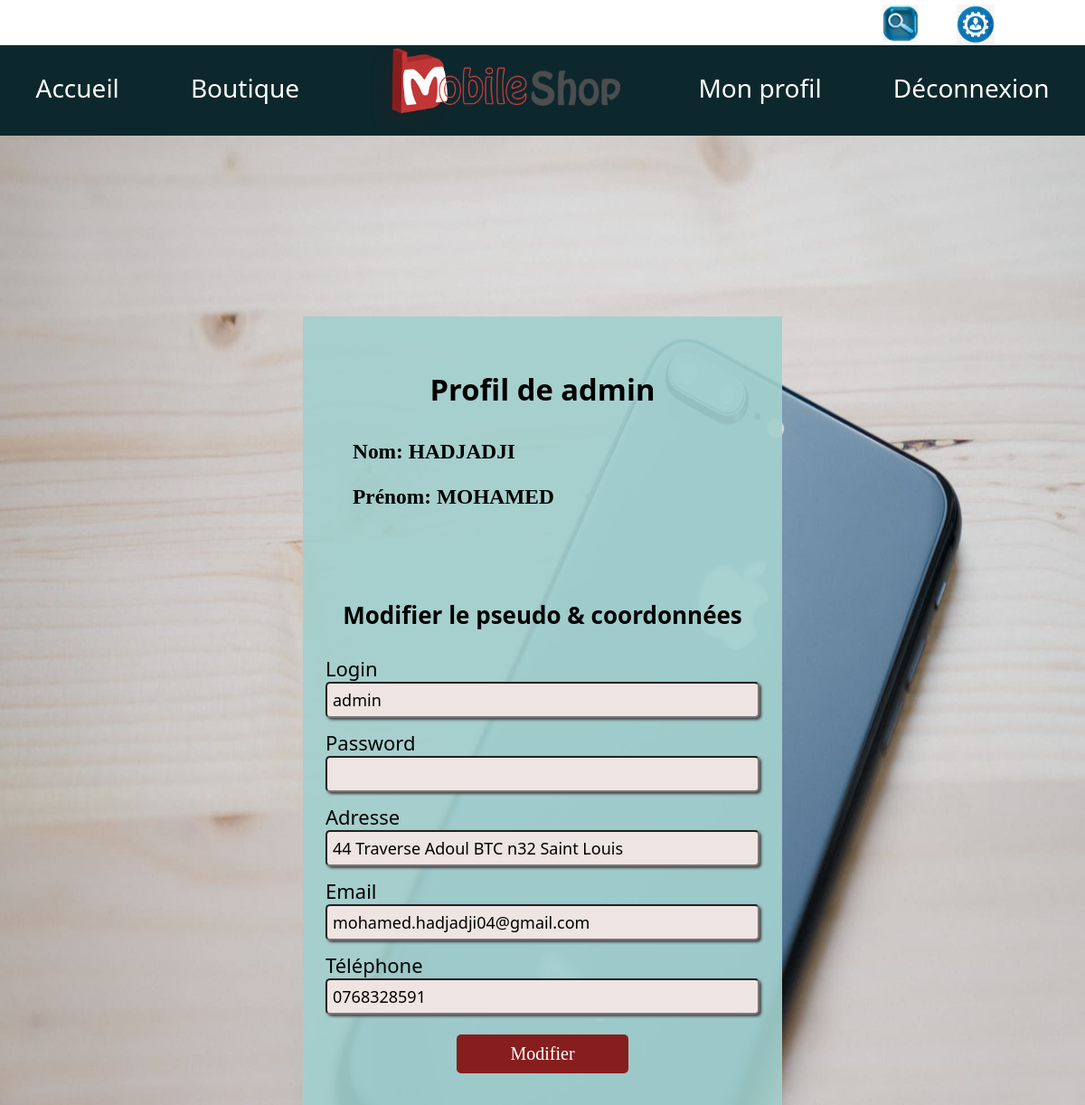
Page /profil.php (signed in) on the committed database.
### tables this page shows
CREATE TABLE IF NOT EXISTS `utilisateurs` (
  `id` int(11) NOT NULL AUTO_INCREMENT,
  `login` varchar(255) NOT NULL,
  `prenom` varchar(255) NOT NULL,
  `nom` varchar(255) NOT NULL,
  `password` varchar(255) NOT NULL,
  `adresse` varchar(255) NOT NULL,
  `email` varchar(255) NOT NULL,
  `telephone` varchar(255) NOT NULL,
  PRIMARY KEY (`id`)
);

### profil.php (the view, shortened to what this page needs)
   <!DOCTYPE html>
<html lang="fr">
	<head>
	    <link rel="stylesheet" href="style.css">
	</head>
	<body class="bodpro">
		<header>
			<?php include ('bar-nav.php')?>
        </header>
        <main class="monprof">
	        <section class="ident">
	            <?php
	              if (isset($_SESSION['login']))
	              {
	              $connexion = mysqli_connect("localhost","root","","boutique");
			      $requete = "SELECT * FROM utilisateurs WHERE login='".$_SESSION['login']."'";
			      $req = mysqli_query($connexion, $requete);
			      $data = mysqli_fetch_assoc($req);
	              $user= $_SESSION['login'];
				?>
			    <article id="loprof">
			    	<h1 >Profil de <?php echo $user ?></h1>
			    </article>
			    <article id="nomprof">
	                <h3 class="">Nom: <?php echo $data['nom']?></h3>
	                <h3 class="">Prénom: <?php echo $data['prenom']?></h3>
			    </article>
			</section>
		</main>
		<main>
			<section class="proform">
			  <article id="cadprof">
				<h3>Modifier le pseudo & coordonnées </h3>
					<form class="form" method="post">
						<label class="">Login</label>
		                <input type="text" class="inputa" value="<?php echo $data['login']?>" size="40" name="login"/>
		                <label class="">Password</label>
		                <input type="password" name="mdp" class="inputa"  size="40" required/>
		                <label class="">Adresse</label>
		                <input type="text" class="inputa" value="<?php echo $data['adresse']?>" size="40" name="adresse"/>
		                <label class="">Email</label>
		                <input type="text" class="inputa" value="<?php echo $data['email']?>" size="40" name="mail"/>
		                <label class="">Téléphone</label>
		                <input type="text" class="inputa" value="<?php echo $data['telephone']?>" size="40" name="tele"/>
		               <div class="valprof">
		                <input type="submit" name="Modifier" class="" value="Modifier" />
		               </div>
					</form>
			    </article>
			</section>
		    <?php
            }
		     else
		    {
		    ?>
		    <section class="notcon">
		      <p>Veuillez vous connecter pour accéder à la page !</p>
		    </section>
		        <?php
		    }
		    ?>
		</main>
	</body>
</html>

### style.css (style rules this page uses)
body { margin: 0px; }
header { background-color: white; margin-bottom: 200px; }
.bodpro { background:url("img/iPhone-8-Plus-10.jpg")top left/100% 100% ; background-attachment:fixed; }
.monprof { display: flex; justify-content: center; }
.ident { background-color: #a2d0ceeb; width: 40%; padding: 25px; }
#loprof { text-align: center; font-family: 'Segoe UI'; font-size: 28px; }
#nomprof { font-size: 20px; margin-left: 30px; }
.proform { display: flex; justify-content: center; }
#cadprof { background-color: #a2d0ceeb; width:40%; padding: 25px; }
#cadprof h3 { text-align: center; font-family: 'Segoe UI'; font-size: 26px; }
.valprof { display: flex; justify-content: center; }
.form { display: flex; flex-direction: column; font-family: 'Segoe UI'; font-size: 22px; }
.inputa { border-radius: 5px; font-family: 'Segoe UI'; font-size: 18px; background-color:#eee4e2; padding: 6px; margin-bottom: 12px; box-shadow: 2px 2px 3px #403434e8; }
.form input[type=submit] { background-color: #871E1E; color: #FFF; padding: 10px 14px; font-family: 'Géorgie'; font-size: 20px; width: 190px; border: none; border-radius: 5px; cursor: pointer; margin: 10px; transition: background-color 1s , color 1s; }

### rows in the picture
utilisateurs: nom "HADJADJI", prenom "MOHAMED", login "admin", adresse "44 Traverse Adoul BTC n32 Saint Louis", mail "mohamed.hadjadji04@gmail.com", tele "0768328591"

### other values in the picture
$user "admin"
